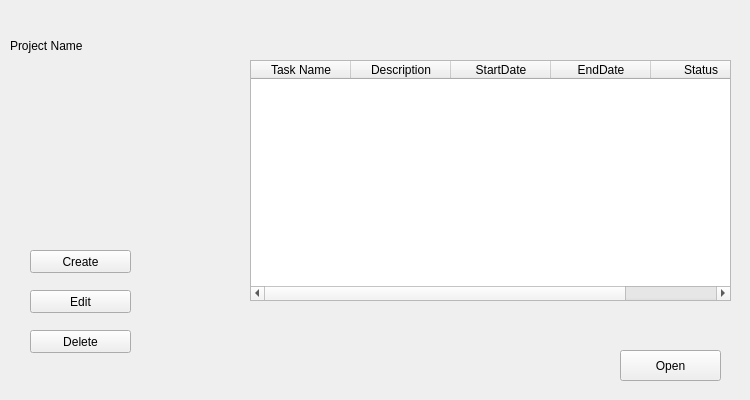
<?xml version="1.0" encoding="UTF-8"?>
<ui version="4.0">
 <class>Form</class>
 <widget class="QWidget" name="Form">
  <property name="geometry">
   <rect>
    <x>0</x>
    <y>0</y>
    <width>750</width>
    <height>400</height>
   </rect>
  </property>
  <property name="windowTitle">
   <string>Form</string>
  </property>
  <widget class="QPushButton" name="pushButton">
   <property name="geometry">
    <rect>
     <x>30</x>
     <y>250</y>
     <width>101</width>
     <height>23</height>
    </rect>
   </property>
   <property name="styleSheet">
    <string notr="true">font: 10pt  &quot;Yu Gothic UI Semibold&quot;;
</string>
   </property>
   <property name="text">
    <string>Create</string>
   </property>
  </widget>
  <widget class="QPushButton" name="pushButton_2">
   <property name="geometry">
    <rect>
     <x>30</x>
     <y>330</y>
     <width>101</width>
     <height>23</height>
    </rect>
   </property>
   <property name="styleSheet">
    <string notr="true">font: 10pt  &quot;Yu Gothic UI Semibold&quot;;
</string>
   </property>
   <property name="text">
    <string>Delete</string>
   </property>
  </widget>
  <widget class="QLabel" name="label_2">
   <property name="geometry">
    <rect>
     <x>10</x>
     <y>20</y>
     <width>221</width>
     <height>51</height>
    </rect>
   </property>
   <property name="styleSheet">
    <string notr="true">font: 20pt  &quot;Yu Gothic UI Semibold&quot;;
</string>
   </property>
   <property name="text">
    <string>Project Name</string>
   </property>
  </widget>
  <widget class="QPushButton" name="pushButton_4">
   <property name="geometry">
    <rect>
     <x>620</x>
     <y>350</y>
     <width>101</width>
     <height>31</height>
    </rect>
   </property>
   <property name="styleSheet">
    <string notr="true">font: 10pt  &quot;Yu Gothic UI Semibold&quot;;
</string>
   </property>
   <property name="text">
    <string>Open</string>
   </property>
  </widget>
  <widget class="QPushButton" name="pushButton_3">
   <property name="geometry">
    <rect>
     <x>30</x>
     <y>290</y>
     <width>101</width>
     <height>23</height>
    </rect>
   </property>
   <property name="styleSheet">
    <string notr="true">font: 10pt  &quot;Yu Gothic UI Semibold&quot;;
</string>
   </property>
   <property name="text">
    <string>Edit</string>
   </property>
  </widget>
  <widget class="QTableWidget" name="tableWidget">
   <property name="geometry">
    <rect>
     <x>250</x>
     <y>60</y>
     <width>481</width>
     <height>241</height>
    </rect>
   </property>
   <column>
    <property name="text">
     <string>Task Name</string>
    </property>
   </column>
   <column>
    <property name="text">
     <string>Description</string>
    </property>
   </column>
   <column>
    <property name="text">
     <string>StartDate</string>
    </property>
   </column>
   <column>
    <property name="text">
     <string>EndDate</string>
    </property>
   </column>
   <column>
    <property name="text">
     <string>Status</string>
    </property>
   </column>
  </widget>
 </widget>
 <resources/>
 <connections/>
</ui>
